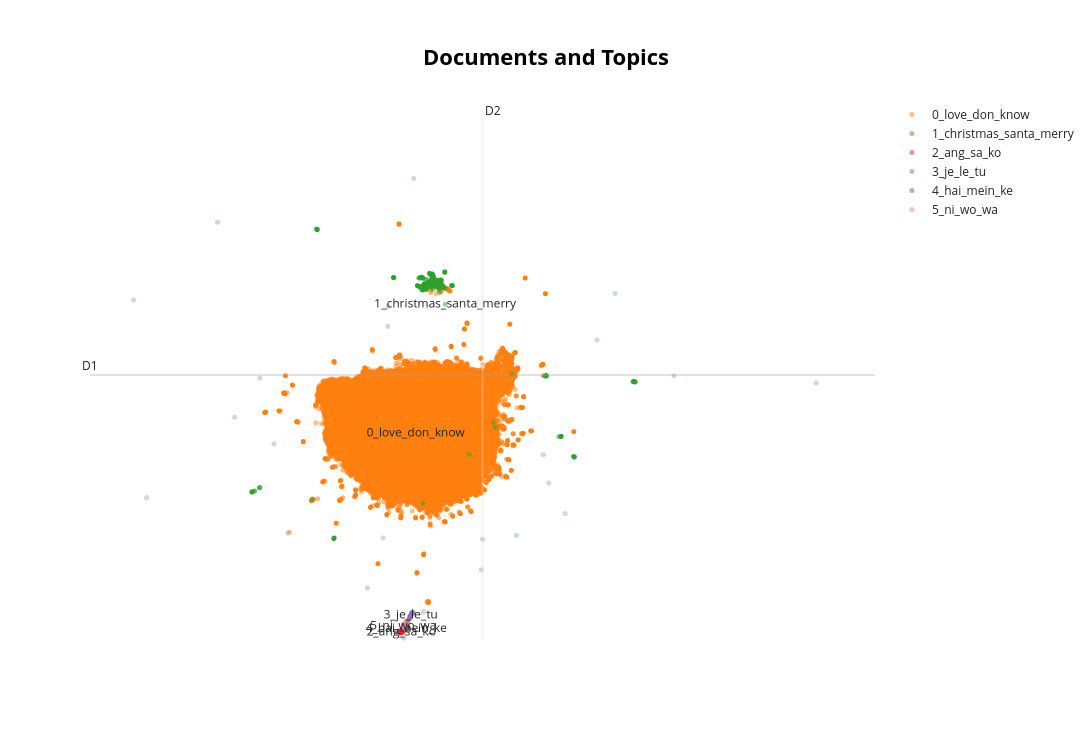

The cell this chart's notebook holds for it:
### Code cell
reduced_embeddings = UMAP(n_neighbors=15, n_components=2, 
                          min_dist=0.0, metric='cosine', 
                          random_state=42).fit_transform(embeddings)

topic_model.visualize_documents(docs, reduced_embeddings=reduced_embeddings,
                                hide_document_hover=True)  # hover=True is slow for large datasets

### Figure 1 — Plotly figure (JSON) as saved in the notebook; plotly's stock layout.template omitted (floating-point values rounded to 4 significant figures; data arrays with more than 128 entries replaced by an {"elided": "..."} marker saying what was removed)
{"data": [{"hoverinfo": "text", "marker": {"color": "#CFD8DC", "opacity": 0.5, "size": 5}, "mode": "markers+text", "name": "other", "showlegend": false, "type": "scattergl", "x": {"elided": "312 float values"}, "y": {"elided": "312 float values"}}, {"hoverinfo": "text", "marker": {"opacity": 0.5, "size": 5}, "mode": "markers+text", "name": "0_love_don_know", "text": {"elided": "56122 str values"}, "textfont": {"size": 12}, "type": "scattergl", "x": {"elided": "56122 float values"}, "y": {"elided": "56122 float values"}}, {"hoverinfo": "text", "marker": {"opacity": 0.5, "size": 5}, "mode": "markers+text", "name": "1_christmas_santa_merry", "text": {"elided": "914 str values"}, "textfont": {"size": 12}, "type": "scattergl", "x": {"elided": "914 float values"}, "y": {"elided": "914 float values"}}, {"hoverinfo": "text", "marker": {"opacity": 0.5, "size": 5}, "mode": "markers+text", "name": "2_ang_sa_ko", "text": {"elided": "140 str values"}, "textfont": {"size": 12}, "type": "scattergl", "x": {"elided": "140 float values"}, "y": {"elided": "140 float values"}}, {"hoverinfo": "text", "marker": {"opacity": 0.5, "size": 5}, "mode": "markers+text", "name": "3_je_le_tu", "text": ["", "", "", "", "", "", "", "", "", "", "", "", "", "", "", "", "", "", "", "", "", "", "", "", "", "", "", "", "", "", "", "", "", "", "", "", "", "", "", "", "", "", "", "", "", "", "", "", "", "", "", "", "", "", "", "", "", "3_je_le_tu"], "textfont": {"size": 12}, "type": "scattergl", "x": [-0.4085, -0.3598, -0.4752, -0.4746, -0.4756, -0.409, -0.3843, -0.4052, -0.4805, -0.4137, -0.4106, -0.4816, -0.407, -0.4112, -0.4553, -0.4785, -0.4785, -0.4085, -0.4773, -0.4854, -0.4184, -0.47, -0.4468, -0.4264, -0.4075, -0.4084, -0.4505, -0.4083, -0.4803, -0.4163, -0.4086, -0.4056, -0.4777, -0.5367, -0.4946, -0.4028, -0.4048, -0.4066, -0.4769, -0.4839, -0.411, -0.4064, -0.432, -0.4791, -0.4001, -0.4158, -0.4085, -0.4818, -0.3948, -0.4797, -0.4082, -0.3922, -0.406, -0.4002, -0.412, -0.4082, -0.5571, -0.4369], "y": [0.7336, 0.7482, 0.5718, 0.5739, 0.5828, 0.7016, 0.7231, 0.7063, 0.5643, 0.6897, 0.6939, 0.5595, 0.7043, 0.6924, 0.616, 0.5701, 0.5951, 0.7, 0.5259, 0.5372, 0.6809, 0.5816, 0.6063, 0.6822, 0.701, 0.7052, 0.6237, 0.7014, 0.5637, 0.6809, 0.6925, 0.7026, 0.5723, 0.4388, 0.5165, 0.7111, 0.7049, 0.7042, 0.5726, 0.5566, 0.6978, 0.702, 0.696, 0.567, 0.7002, 0.6569, 0.714, 0.5593, 0.7141, 0.5639, 0.6995, 0.7106, 0.7046, 0.7193, 0.6923, 0.7033, 0.4052, 0.6438]}, {"hoverinfo": "text", "marker": {"opacity": 0.5, "size": 5}, "mode": "markers+text", "name": "4_hai_mein_ke", "text": ["", "", "", "", "", "", "", "", "", "", "", "", "", "", "", "", "", "", "", "", "", "", "", "", "", "", "", "", "", "", "", "", "", "", "", "", "", "", "", "", "", "", "", "", "", "", "", "", "", "", "", "", "", "", "", "", "", "4_hai_mein_ke"], "textfont": {"size": 12}, "type": "scattergl", "x": [-0.5975, -0.6014, -0.5952, -0.5818, -0.5911, -0.6278, -0.6025, -0.6033, -0.603, -0.6031, -0.5992, -0.5935, -0.593, -0.5614, -0.6039, -0.6484, -0.5974, -0.5984, -0.6031, -0.6013, -0.5976, -0.5644, -0.6094, -0.5963, -0.6009, -0.6124, -0.6135, -0.614, -0.58, -0.5965, -0.5814, -0.5984, -0.5936, -0.5984, -0.5942, -0.6069, -0.6163, -0.6134, -0.5985, -0.5999, -0.573, -0.5917, -0.6037, -0.5906, -0.6049, -0.5625, -0.5985, -0.5942, -0.6044, -0.5985, -0.5966, -0.6002, -0.5924, -0.5773, -0.5857, -0.5932, -0.5962, -0.5975], "y": [0.1069, 0.06435, 0.06787, 0.06899, 0.06966, 0.1427, 0.05689, 0.09854, 0.1167, 0.05433, 0.0843, 0.06833, 0.06753, 0.03666, 0.1122, 0.2007, 0.06188, 0.1031, 0.07325, 0.1115, 0.1265, 0.08532, 0.09433, 0.1319, 0.1375, 0.1152, 0.1757, 0.1224, 0.0925, 0.06675, 0.06946, 0.117, 0.06514, 0.08132, 0.06501, 0.1387, 0.02705, 0.09608, 0.06612, 0.1355, 0.0601, 0.0671, 0.09056, 0.06741, 0.04639, 0.123, 0.06341, 0.06566, 0.1198, 0.06613, 0.1076, 0.0594, 0.06703, 0.02664, 0.06821, 0.06745, 0.05821, 0.08772]}, {"hoverinfo": "text", "marker": {"opacity": 0.5, "size": 5}, "mode": "markers+text", "name": "5_ni_wo_wa", "text": ["", "", "", "", "", "", "", "", "", "", "", "", "", "", "", "", "", "", "", "", "", "", "", "", "", "", "", "", "", "", "", "", "", "", "", "", "", "", "", "", "", "", "", "", "", "", "", "", "", "", "", "", "5_ni_wo_wa"], "textfont": {"size": 12}, "type": "scattergl", "x": [-0.7094, -0.7012, -0.7073, -0.6968, -0.6891, -0.7045, -0.6912, -0.7028, -0.7011, -0.7042, -0.6628, -0.6694, -0.7046, -0.7095, -0.7011, -0.6961, -0.6994, -0.7113, -0.703, -0.7026, -0.7005, -0.7046, -0.6912, -0.7023, -0.7007, -0.6912, -0.6928, -0.7076, -0.6691, -0.6964, -0.7097, -0.6954, -0.7027, -0.7026, -0.7125, -0.7025, -0.6932, -0.7027, -0.6993, -0.7038, -0.7012, -0.7008, -0.704, -0.7062, -0.7023, -0.6898, -0.7063, -0.7001, -0.7015, -0.7046, -0.6886, -0.7153, -0.6994], "y": [0.2108, 0.2173, 0.179, 0.2046, 0.1925, 0.1868, 0.1922, 0.1733, 0.1853, 0.1759, 0.2398, 0.2144, 0.1714, 0.1619, 0.2089, 0.2215, 0.2039, 0.2087, 0.2037, 0.1718, 0.1991, 0.162, 0.174, 0.1792, 0.2257, 0.2433, 0.2082, 0.2088, 0.1761, 0.2127, 0.1501, 0.2244, 0.1918, 0.1792, 0.2229, 0.1787, 0.1714, 0.1733, 0.2259, 0.173, 0.2014, 0.1701, 0.221, 0.1637, 0.2128, 0.1662, 0.2193, 0.1408, 0.2055, 0.2163, 0.1313, 0.2263, 0.1938]}], "layout": {"annotations": [{"showarrow": false, "text": "D1", "x": -11.57, "y": 10.47, "yshift": 10}, {"showarrow": false, "text": "D2", "x": 2.035, "xshift": 10, "y": 21.3}], "height": 750, "shapes": [{"line": {"color": "#CFD8DC", "width": 2}, "type": "line", "x0": 2.035, "x1": 2.035, "y0": -0.366, "y1": 21.3}, {"line": {"color": "#9E9E9E", "width": 2}, "type": "line", "x0": -11.57, "x1": 15.64, "y0": 10.47, "y1": 10.47}], "title": {"font": {"color": "Black", "size": 22}, "text": "<b>Documents and Topics</b>", "x": 0.5, "xanchor": "center", "yanchor": "top"}, "width": 1200, "xaxis": {"visible": false}, "yaxis": {"visible": false}}}
